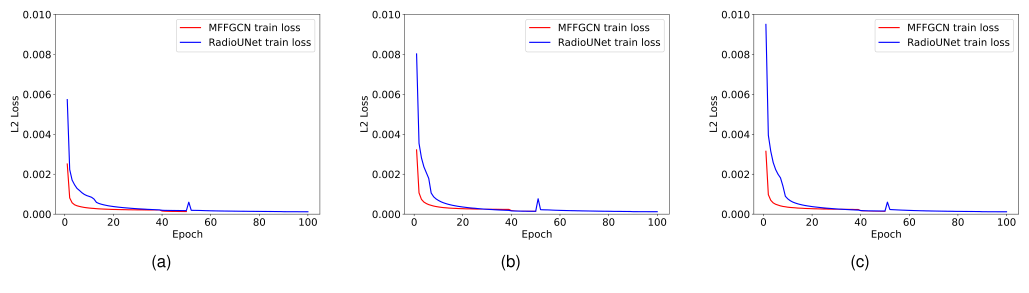
#> input picture reports/fig_compare/paper/paper_fig06.png, 2058 x 585 px, given in place of paper_fig14.png, which was not available (shown at 1/2 size)
$ python digit_paper.py
#> lines starting #> are read from the running program, lines starting #| are printed output that depends on the picture; after the words box and inside, x2 and y2 are one past the last pixel; in counts of white or black regions, pixels touching at a corner belong together
"""把论文 Fig.14/15/16 的曲线从位图里反解成数值。

为什么要这么做：论文只给了图片，没给数据表。要判断"复现图和论文图差多少"，
必须先把论文曲线变成数，才能逐点算相对偏差，而不是靠肉眼说"看起来不一样"。

做法：
  1. 用坐标轴框线定位绘图区（左/右/上/下 spine）
  2. 在左轴外侧找刻度短线的行位置，用已知刻度值线性映射 像素 -> 数值
  3. 按 matplotlib 默认三色（tab:blue/orange/green）分离三条曲线，
     用连通域取"横跨最宽"那块 = 曲线本体，图例色块自动被丢掉
  4. 三条曲线共用同一组横坐标：先用标记最清楚的那条定 x，再统一采样
"""
import json
import numpy as np
from PIL import Image

BLUE = (31, 119, 179)
ORANGE = (255, 127, 14)
GREEN = (44, 159, 44)
COLORS = [("RadioUNet", BLUE), ("RME-GAN", ORANGE), ("MFFGCN", GREEN)]


def load(n):
#> called with n = '14'
    p = "reports/fig_compare/paper/paper_fig%s.png" % n
    return np.asarray(Image.open(p).convert("RGB")).astype(int)


# ----------------------------------------------------------------------
# 坐标轴定位
# ----------------------------------------------------------------------
def tick_rows(a, x0, y0, y1):
    """左轴外侧的刻度短线所在行（像素）。

    不能直接在 x0-9..x0-2 这一整条带上找暗像素：那里会混进纵轴标题的
    竖排文字。改成从轴框往左走"连续暗像素"，只有刻度线才是紧贴轴框、
    长度 2~8 px 的一段；数字标签和标题都不与轴框相连。
    """
    dark = a.sum(2) < 420
    rows, i = [], y0
    while i < y1:
        run = 0
        x = x0 - 1
        while x > x0 - 14 and dark[i, x]:
            run += 1
            x -= 1
        if 2 <= run <= 8:
            rows.append(float(i))
            i += 2
        else:
            i += 1
    out = []
    for r in rows:
        if out and r - out[-1] <= 2.5:
            out[-1] = (out[-1] + r) / 2.0
        else:
            out.append(r)
    return out


def axis_map(rows, v_lo, v_hi):
    """刻度行 -> 数值。rows 从上到下，v_hi 是最上面那条刻度的值。"""
    rows = sorted(rows)
    if len(rows) < 2:
        return None

    def px2v(y):
        return v_hi - (y - rows[0]) / (rows[-1] - rows[0]) * (v_hi - v_lo)

    return px2v


# ----------------------------------------------------------------------
# 颜色分离
# ----------------------------------------------------------------------
# [134 lines left out: functions color_mask, widest_component, curve_mask, marker_xs, sample_at, bar_tops, not called in this run]


# ----------------------------------------------------------------------
# 主流程
# ----------------------------------------------------------------------
def run(n, panels, kind="line"):
    a = load(n)
    out = {"fig": n, "panels": {}}
    for key, (box, v_lo, v_hi) in panels.items():
        x0, x1, y0, y1 = box
        rows = tick_rows(a, x0, y0 - 4, y1 + 4)
        f = axis_map(rows, v_lo, v_hi)
        if f is None:
            print("fig%s%s 刻度识别失败" % (n, key))
            continue

        if kind == "bar":
            baseline = int(round(rows[-1]))   # 最下面那条刻度 = 柱子基线
            ser = {}
            for nm, c in COLORS:
                pts = bar_tops(a, c, box, baseline)
                ser[nm] = [round(f(y), 5) for _, y in pts]
                print("fig%s%s %-10s 柱数=%d y=%s"
                      % (n, key, nm, len(pts), ser[nm]))
            out["panels"][key] = {"series": ser}
            continue

        masks = {nm: curve_mask(a, c, box) for nm, c in COLORS}
        # 三条曲线的标记位置会互相补救：单条可能只认出 2~3 个点，
        # 把三条的标记位置并起来再聚类，就能稳定拿到 4 个横坐标。
        cand = []
        for nm, _ in COLORS:
            cand += marker_xs(masks[nm], x0, x1)
        cand.sort()
        clus = []
        for v in cand:
            if clus and v - clus[-1][-1] <= 15:
                clus[-1].append(v)
            else:
                clus.append([v])
        clus = sorted(clus, key=len, reverse=True)[:4]
        xs = sorted(float(np.mean(g)) for g in clus)
        # 尾部那个点在三条曲线汇合处常被压掉，用等间距外推补回来
        if len(xs) == 3:
            xs = xs + [xs[-1] + (xs[-1] - xs[-2])]
        if not xs:
            print("fig%s%s 取点失败" % (n, key))
            continue
        ser = {}
        for nm, _ in COLORS:
            ys = [sample_at(masks[nm], x) for x in xs]
            ser[nm] = [None if y is None else round(f(y), 5) for y in ys]
        print("fig%s%s %d 点  x=%s" % (n, key, len(xs), [int(v) for v in xs]))
        for nm, _ in COLORS:
            print("        %-10s %s" % (nm, ser[nm]))
        out["panels"][key] = {"x_pix": [round(v, 1) for v in xs], "series": ser}
#> this loop made 2 passes
#> pass 1, in tick_rows, `dark = a.sum(2) < 420`:
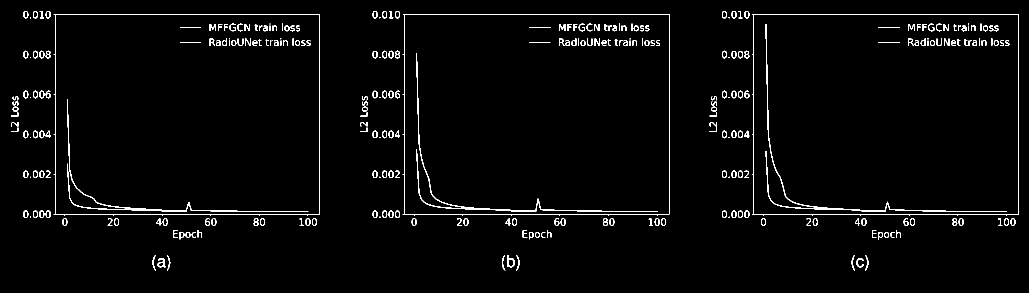
#> dark: shape (585, 2058) bool (shown at 1/2 size); 2.2% white in thin lines or dots, all inside (x1, y1, x2, y2) = (22, 22, 2038, 541)
#> after the loop, out = 2 items
    return out


# 各图的刻度值（从图上读出的最小/最大刻度）
FIGS = {
    "14": {"a": ((112, 449, 29, 412), 0.01, 0.07),
           "b": ((639, 977, 29, 412), 0.02, 0.07)},
    "15": {"a": ((112, 469, 148, 526), 0.02, 0.07),
           "b": ((653, 997, 148, 526), 0.035, 0.065)},
    "16": {"a": ((85, 470, 27, 466), 0.02, 0.09),
           "b": ((612, 1005, 27, 466), 0.03, 0.08)},
}

if __name__ == "__main__":
    allout = {}
    for n, panels in FIGS.items():
        allout[n] = run(n, panels, "bar" if n == "16" else "line")
#> pass 2 of the loop `for n, panels in FIGS.items():`:
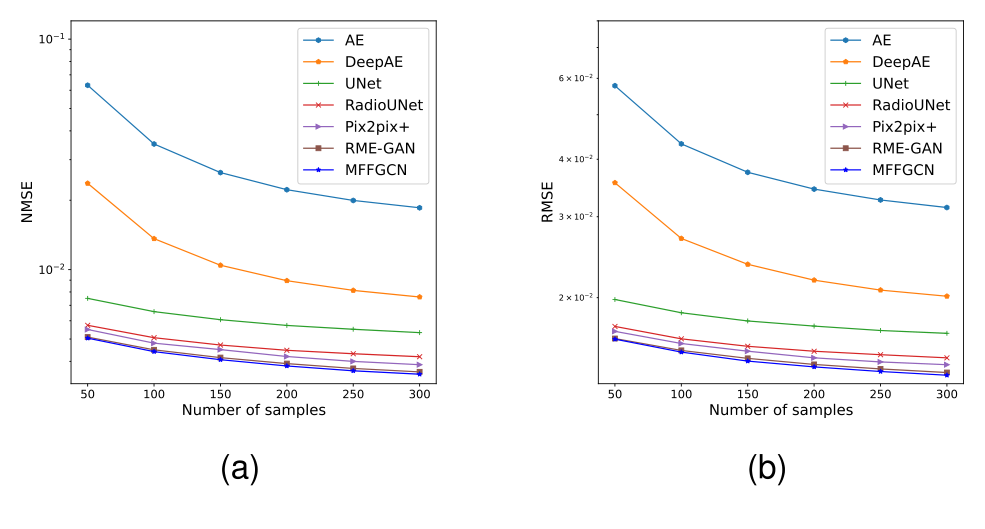
#> input picture reports/fig_compare/paper/paper_fig07.png, 985 x 529 px, given in place of paper_fig15.png, which was not available
#> the loop in run, `for key, (box, v_lo, v_hi) in panels.items():` made 1 pass
#> pass 1, in tick_rows (call 3), `dark = a.sum(2) < 420`:
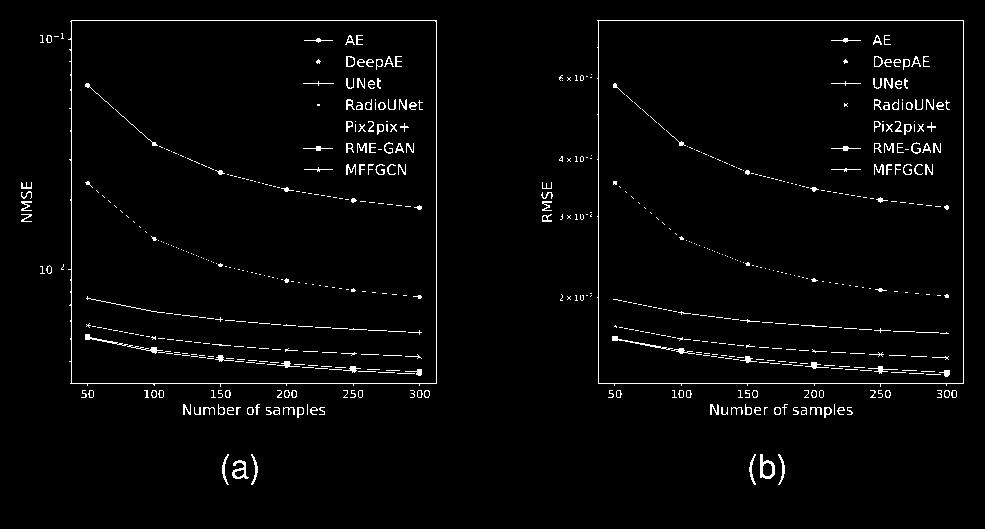
#> dark: shape (529, 985) bool; 2.4% white in thin lines or dots, all inside (x1, y1, x2, y2) = (21, 20, 964, 485)
#> (the run stopped early here; a loop or call above may not have finished)
